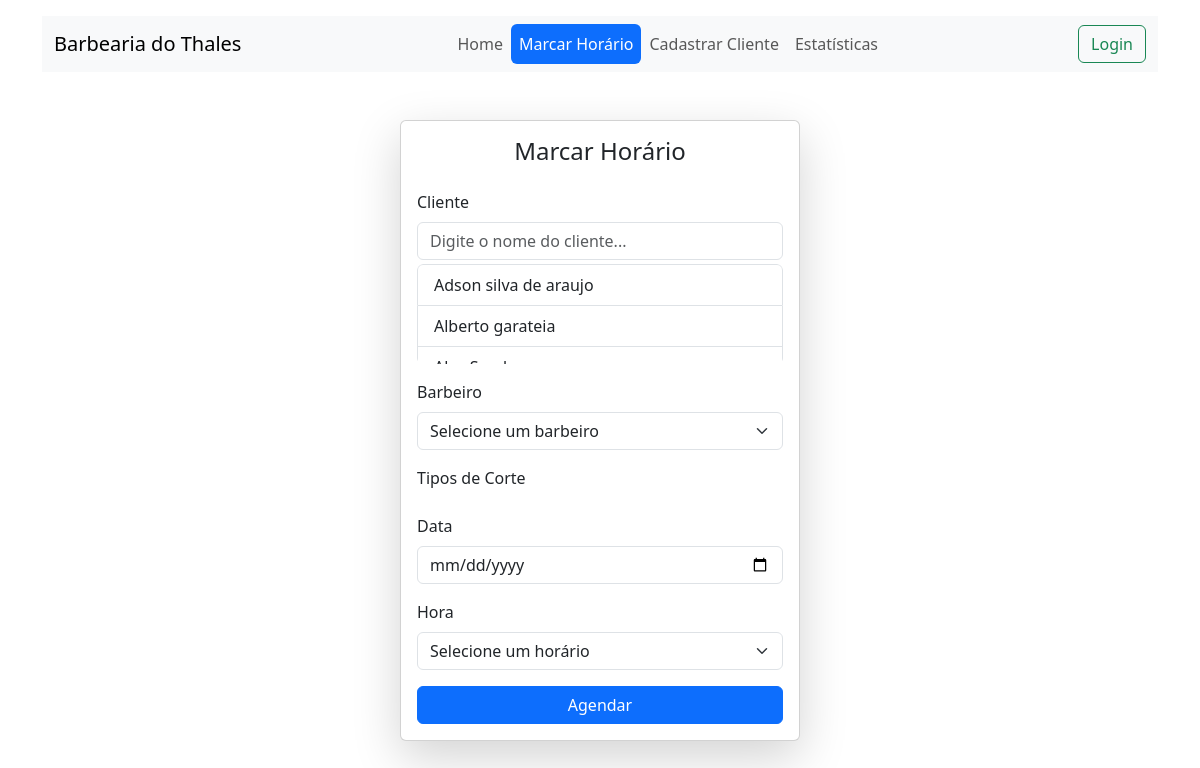
Page /marcar_horario/ on the earlier database version.
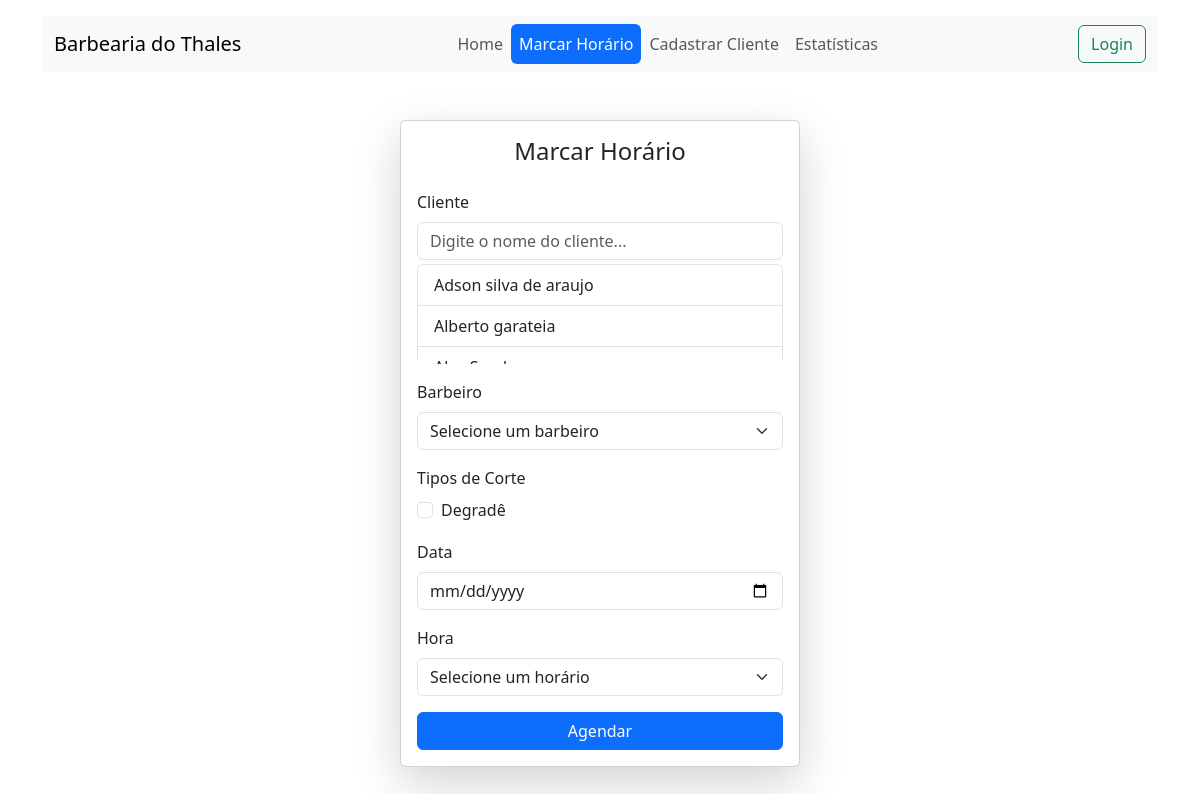
Same page on the later database version.
### controle/models.py (models this page shows, shortened)
class Cliente(models.Model):
    nome = models.CharField(max_length=100)
    telefone = models.CharField(max_length=15)
    data_nascimento = models.DateField()

class TipoCorte(models.Model):
    nome = models.CharField(max_length=100)
    preco = models.DecimalField(max_digits=6, decimal_places=2)

### controle/views.py (the view)
# urls.py: path('marcar_horario/', views.marcar_horario, name='marcar_horario'),
def marcar_horario(request):
    if request.method == "POST":
        cliente_id = request.POST.get('cliente')
        barbeiro_id = request.POST.get('barbeiro')
        tipo_corte_ids = request.POST.getlist('tipo_corte')  # Obtendo uma lista de IDs de tipos de corte
        data = request.POST.get('data')
        hora = request.POST.get('hora')
        if Agendamento.objects.filter(barbeiro_id=barbeiro_id, data=data, hora=hora).exists():
            messages.error(request, 'Horário já agendado para o barbeiro.', extra_tags='danger')
            return redirect('marcar_horario')
        if not tipo_corte_ids:
            messages.error(request, 'Nenhum tipo de corte selecionado.', extra_tags='danger')
            return redirect('marcar_horario')
        agendamento = Agendamento(cliente_id=cliente_id, barbeiro_id=barbeiro_id, data=data, hora=hora)
        agendamento.save()  # Salva o agendamento antes de adicionar os tipos de corte
        for tipo_corte_id in tipo_corte_ids:
            tipo_corte = TipoCorte.objects.get(id=tipo_corte_id)
            agendamento.tipo_corte.add(tipo_corte)  # Adiciona o tipo de corte ao agendamento
        messages.success(request, 'Horário agendado com sucesso!')
        return redirect('marcar_horario')
    else:
        horarios_disponiveis = []
        inicio = datetime.strptime("08:00", "%H:%M")
        fim = datetime.strptime("19:00", "%H:%M")
        while inicio <= fim:
            horarios_disponiveis.append(inicio.strftime("%H:%M"))
            inicio += timedelta(minutes=30)
        clientes = Cliente.objects.all().order_by('nome')
        barbeiros = Barbeiro.objects.all().order_by('nome')
        tipos_corte = TipoCorte.objects.all().order_by('nome')
    return render(request, 'marcar_horario.html', {
        'horarios_disponiveis': horarios_disponiveis,
        'clientes': clientes,
        'barbeiros': barbeiros,
        'tipos_corte': tipos_corte,  # Passa os tipos de corte para o template
    })

### controle/templates/marcar_horario.html (shortened to what this page needs)
{% extends "base.html" %}
{% block content %}
<div class="container mt-5 d-flex justify-content-center">
    <div class="card shadow-lg" style="width: 100%; max-width: 400px;">
        <div class="card-body">
            <h4 class="text-center mb-4">Marcar Horário</h4>
            <form method="POST" class="mt-3">
                <div class="mb-3">
                    <label for="id_cliente_search" class="form-label">Cliente</label>
                    <input type="text" id="id_cliente_search" class="form-control" placeholder="Digite o nome do cliente..." autocomplete="off">
                    <div id="cliente_sugestoes" class="list-group mt-1" style="max-height: 100px; overflow-y: auto;">
                        {% for cliente in clientes %}
                            <a href="#" class="list-group-item list-group-item-action" data-id="{{ cliente.id }}">{{ cliente.nome }}</a>
                        {% endfor %}
                    </div>
                </div>
                <div class="mb-3">
                    <label for="id_barbeiro" class="form-label">Barbeiro</label>
                    <select name="barbeiro" id="id_barbeiro" class="form-select" required>
                        <option value disabled selected>Selecione um barbeiro</option>
                    </select>
                </div>
                <div class="mb-3">
                    <label for="id_tipo_corte" class="form-label">Tipos de Corte</label>
                    <div class="row">
                        {% for corte in tipos_corte %}
                        <div class="col-6">
                            <div class="form-check">
                                <input class="form-check-input" type="checkbox" name="tipo_corte" id="tipo_corte_{{ corte.id }}" value="{{ corte.id }}">
                                <label class="form-check-label" for="tipo_corte_{{ corte.id }}">
                                    {{ corte.nome }}
                                </label>
                            </div>
                        </div>
                        {% endfor %}
                    </div>
                </div>
                <div class="mb-3">
                    <label for="id_data" class="form-label">Data</label>
                    <input type="date" name="data" id="id_data" class="form-control" required>
                </div>
                <div class="mb-3">
                    <label for="id_hora" class="form-label">Hora</label>
                    <select name="hora" id="id_hora" class="form-select" required>
                        <option value disabled selected>Selecione um horário</option>
                    </select>
                </div>
                <button type="submit" class="btn btn-primary w-100">Agendar</button>
            </form>
        </div>
    </div>
</div>
{% endblock %}

Differences in the rows shown:
added TipoCorte: nome "Degradê"
